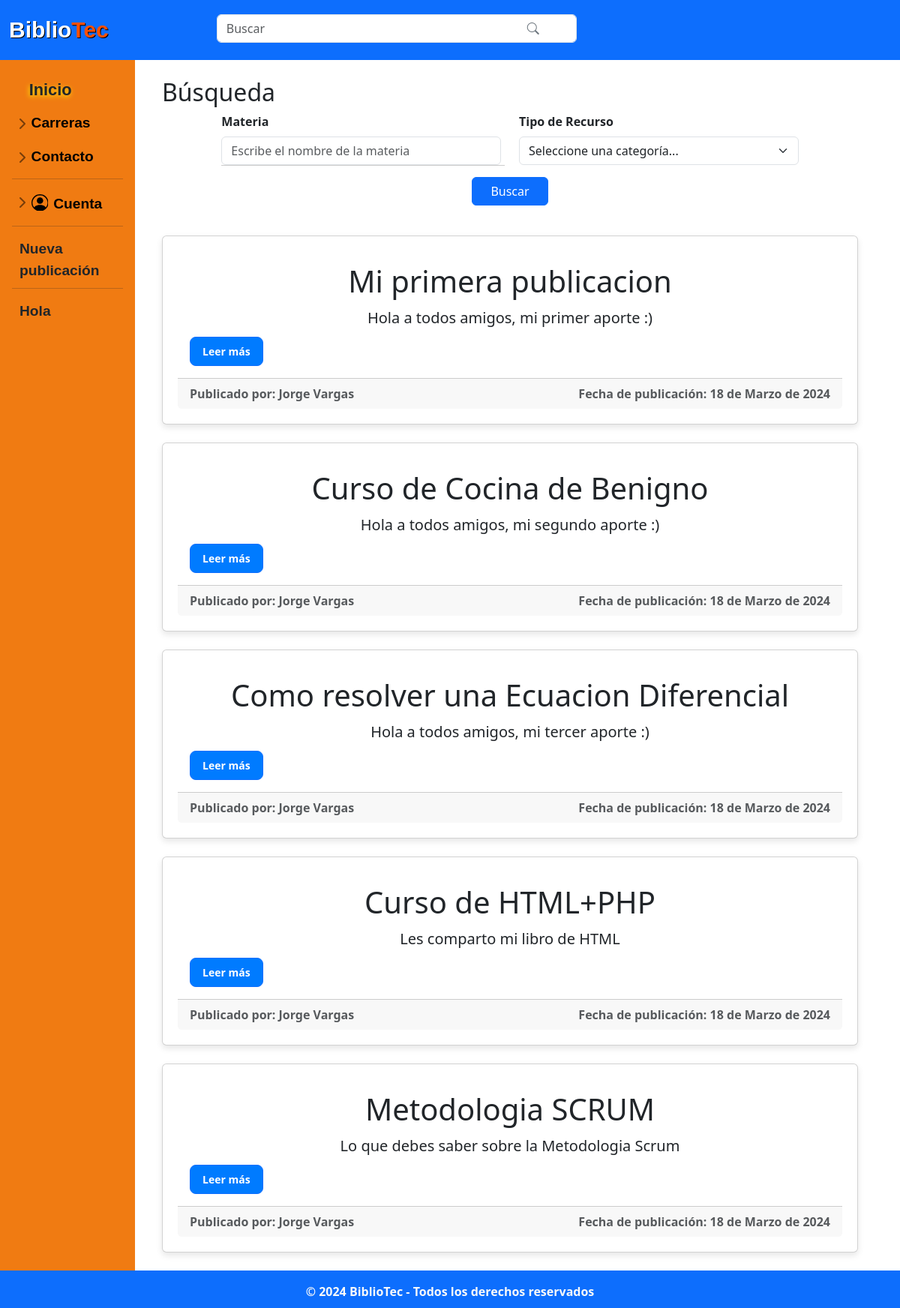
The page /administracion/search.php?carrera=Ing. Sistemas Computacionales on the database its author committed.
### tables this page shows
CREATE TABLE IF NOT EXISTS `publicacion` (
  `idPub` int NOT NULL AUTO_INCREMENT,
  `id_Usuario` int NOT NULL,
  `titulo_Pub` varchar(50) NOT NULL,
  `fecha_Pub` date NOT NULL,
  `descrip_Pub` text NOT NULL,
  `calif_Pub` decimal(10,0) NOT NULL,
  `carrera_Pub` varchar(45) NOT NULL,
  `materia_Pub` varchar(60) NOT NULL,
  `tipo_pub` varchar(45) NOT NULL,
  `archivo_Pub` varchar(100) NOT NULL,
  `estado_Pub` tinyint(1) NOT NULL,
  PRIMARY KEY (`idPub`),
  KEY `fk_Publicacion_Usuario1_idx` (`id_Usuario`)
);

CREATE TABLE IF NOT EXISTS `usuario` (
  `idUsuario` int NOT NULL AUTO_INCREMENT,
  `nom_Us` varchar(50) NOT NULL,
  `apell_Us` varchar(50) NOT NULL,
  `carrera_Us` varchar(70) NOT NULL,
  `semestre_Us` varchar(50) NOT NULL,
  `correo_Us` varchar(100) NOT NULL,
  `contra_Us` varchar(60) NOT NULL,
  PRIMARY KEY (`idUsuario`),
  KEY `carrera_Us` (`carrera_Us`)
);

### php/functions.php (called while the page is built, shortened)
<?php
class functions
{
    public static function convertirFecha($fecha)
    {
        $fecha_timestamp = strtotime($fecha);
        $hoy = strtotime('today');
        $ayer = strtotime('yesterday');
        if ($fecha_timestamp >= $hoy) {
            return 'Hoy';
        }
        elseif ($fecha_timestamp >= $ayer) {
            return 'Ayer';
        }
        else {
            $diferencia = floor((time() - $fecha_timestamp) / (60 * 60 * 24));
            if ($diferencia <= 7) {
                return "Hace $diferencia días";
            } else {
                return self::fechaCompleta($fecha);
            }
        }
    }
    private static function fechaCompleta($fecha)
    {
        $fecha = new DateTime($fecha);
        $fecha = $fecha->format('d-m-Y');
        $dateArr = explode("-", $fecha);
        $dateArr[1] = self::mes($dateArr[1]);
        $fechaN = implode(" de ", $dateArr);
        return $fechaN;
    }
    private static function mes($month)
    {
        switch ($month) {
            case '03':
                return 'Marzo';
                break;
        }
    }
}

### administracion/search.php (the view, shortened to what this page needs)
<?php
include('../php/functions.php');
$link = include('../php/conexion.php');
$carrera = $_GET['carrera'];
if (isset($_GET['carrera'])) {
  $consulta = $query = "SELECT p.*, u.nom_Us, u.apell_Us FROM publicacion p
  JOIN usuario u ON p.id_Usuario = u.idUsuario
  WHERE carrera_Pub = '$carrera'
  ORDER BY p.idPub";
  $result = mysqli_query($link, $consulta);
} else {
  header("Location: ../home.php");
  exit();
}
?>
<!DOCTYPE html>
<html lang="es">
<head>
  <link rel="stylesheet" href="../css/normalizar.css">
  <link rel="stylesheet" href="../css/estilos.css">
  <link rel="stylesheet" href="../css/hover-min.css">
  <link rel="stylesheet" href="../css/animate.css">
  <link rel="stylesheet" href="../css/sidebars.css">
  <link rel="stylesheet" href="https://cdnjs.cloudflare.com/ajax/libs/animate.css/4.1.1/animate.min.css" />
  <link href="https://cdn.jsdelivr.net/npm/bootstrap@5.3.3/dist/css/bootstrap.min.css" rel="stylesheet">
  <link rel="stylesheet" href="https://cdn.jsdelivr.net/npm/bootstrap-icons@1.11.3/font/bootstrap-icons.min.css">
</head>
<body>
  <header class="bg-primary py-2">
    <div class="container d-flex align-items-center">
      <div class="logo">
        <h4 class="mb-0"><b><span class="col-1">Biblio</span><span class="col-2">Tec</span></h4>
        <form class="position-relative search-field " style="margin-top: -0.8%;">
          <input class="form-control me-2" type="search" placeholder="Buscar" aria-label="Search">
          <a href='search.php'><i class="bi bi-search search-icon"></i></a>
        </form>
      </div>
    </div>
  </header>
  <div class="container-fluid">
    <div class="row">
      <div class="flex-shrink-0 p-3" style="width: 15%; background-color: #F07B12;">
        <ul class="list-unstyled" id="menu-lateral">
          <li class="mb-2 mt-2">
            <a class="nav-link align-items-center" href="../home.php" id="letrabar" style="filter: drop-shadow(-1px 2px 3px rgb(255, 231, 9));">Inicio</a>
          </li>
          <li class="mb-1">
            <button class="btn btn-toggle d-inline-flex align-items-center rounded border-0 collapsed" id="letrabardos" data-bs-toggle="collapse" data-bs-target="#dashboard-collapse" aria-expanded="false" style="color: black; font-weight: bold;">
              Carreras
            </button>
          </li>
          <li class="mb-1">
            <button class="btn btn-toggle d-inline-flex align-items-center rounded border-0 collapsed" id="letrabardos" data-bs-toggle="collapse" data-bs-target="#contacto-collapse" aria-expanded="false" style="color: black; font-weight: bold;">
              Contacto
            </button>
          </li>
          <hr class="my-2">
          <li class="mb-1">
            <button class="btn btn-toggle d-inline-flex align-items-center rounded border-0 collapsed" id="letrabardos" data-bs-toggle="collapse" data-bs-target="#cuenta-collapse" aria-expanded="false" style="color: black; font-weight: bold;">
              <svg class="bi pe-none" width="1.3vmax" height="1.3vmax">
                <use xlink:href="#people-circle" />
              </svg>
              <span style="margin-top:0.3vmax; margin-left: 0.4vmax;">Cuenta</span>
            </button>
          </li>
          <hr class="my-2">
          <li class="mb-1 mt-3">
            <a class="nav-link align-items-center" name="fade" href="../publicacion/publicar.php" id="letrabardos" style="margin-left:10px">Nueva publicación</a>
          </li>
          <hr class="my-2">
          <li class="mb-1 mt-3">
            <a class="nav-link align-items-center" href="#" id="letrabardos" style="margin-left:10px"><?php echo "Hola " . $_SESSION['nombre'] . " " . $_SESSION['apellido'] ?></a>
          </li>
        </ul>
      </div>
      <main role="main" class="col-md-9 ml-sm-auto col-lg-10 px-4">
        <br>
        <div class="container">
          <h2>Búsqueda</h2>
          <form id="filterForm">
            <div class="row align-items-center justify-content-center">
              <div class="col-md-5 mb-3">
                <label for="materiaInput" class="form-label">Materia</label>
                <input class="form-control" type="text" id="materiaInput" autocomplete="off" name="materia" placeholder="Escribe el nombre de la materia" title="Si se deja en blanco se mostrarán todas las publicaciones">
                <ul id="suggestions" class="autocomplete"></ul>
              </div>
              <div class="col-md-5 mb-3">
                <label for="typeSelect" class="form-label">Tipo de Recurso</label>
                <select class="form-select" id="typeSelect" name="tipo" title="Si no se elige nada se mostraran todas las categorias">
                  <option value="">Seleccione una categoría...</option>
                </select>
              </div>
              <div class="d-flex justify-content-center mb-3">
                <button type="submit" class="btn btn-primary px-4">Buscar</button>
              </div>
            </div>
          </form>
          <br>
        </div>
        <div id="filteredPublications" class="container">
          <?php while ($fila = mysqli_fetch_array($result)) : ?>
            <div class="publicacion card mb-4">
              <div class="card-body">
                <h3 class="card-title display-6"><b><?php echo $fila['titulo_Pub']; ?></b></h3>
                <p class="card-text lead"><?php echo $fila['descrip_Pub']; ?></p>
                <a name="fade" href="../publicacion/publicacion_detalle.php?id=<?php echo $fila['idPub']; ?>" class="btn btn-primary btn-sm"><b>Leer más</b></a>
              </div>
              <div class="card-footer d-flex text-muted justify-content-between align-items-end">
                <span class="card-text comment-date mb-0">Publicado por: <?php echo $fila['nom_Us'] . " " . $fila['apell_Us']; ?></span>
                <span class="card-text comment-date mb-0">Fecha de publicación: <?php echo functions::convertirFecha($fila['fecha_Pub']); ?></span>
              </div>
            </div>
          <?php endwhile; ?>
        </div>
    </div>
  </div>
  <footer class="py-3 text-light bg-primary">
    <div class="container">
      <p class="mb-1">&copy; 2024 BiblioTec - Todos los derechos reservados</p>
    </div>
  </footer>
</body>
</html>

### css/normalizar.css (style rules this page uses)
html { line-height: 1.15; -webkit-text-size-adjust: 100%; }
body { margin: 0; }
main { display: block; }
hr { box-sizing: content-box; height: 0; overflow: visible; }
a { background-color: transparent; }
b, strong { font-weight: bolder; }
button, input, optgroup, select, textarea { font-family: inherit; font-size: 100%; line-height: 1.15; margin: 0; }
button, input { overflow: visible; }
button, select { text-transform: none; }
button, [type="button"], [type="reset"], [type="submit"] { -webkit-appearance: button; }
[type="search"] { -webkit-appearance: textfield; outline-offset: -2px; }

### css/estilos.css (style rules this page uses)
.logo { width: 55px; text-decoration: none; display: flex; align-items: center; text-decoration: none; }
.logo h4 { font-family: 'Agrandir', sans-serif; font-size: 30px; margin: 0; color: white; text-shadow: 1px 1px 0 black; margin-left: 5px; user-select: none; }
.logo h4 .col-1 { color: white; }
.logo h4 .col-2 { color: #FA5000 }
.search-field { width: 30em; margin-left: 30%; }
.search-icon { position: absolute; right: 50px; top: 50%; transform: translateY(-50%); color: #6c757d; }
.publicacion { margin-bottom: 20px; border-radius: 12px; box-shadow: 0 4px 8px rgba(0, 0, 0, 0.1); background-color: #fff; padding: 20px; }
.publicacion h3 { text-align: center; margin-bottom: 10px; }
.publicacion p { text-align: center; margin-bottom: 10px; }
.publicacion a { display: inline-block; background-color: #007bff; color: #fff; padding: 8px 16px; border-radius: 8px; text-decoration: none; transition: all 0.3s ease; }
footer { position: bottom; bottom: 0; background-color: #007bff; background-attachment: fixed; width: 100%; height: 50px; padding: 35px; box-sizing: border-box; text-align: center; background-size: 30%; background-position: bottom; }
.autocomplete { position: absolute; background-color: white; border: 1px solid #ddd; border-top: none; list-style-type: none; margin-top: 0; padding-left: 0; width: 100%; z-index: 1000; max-height: 200px; overflow-y: auto; }
.form-control { border-bottom: 1px solid transparent; }
#suggestions { width: 31.5%; list-style-type: none; margin: 0; padding: 0; z-index: 999; background-color: #fff; border: 1px solid #ccc; border-top: none; }

### css/sidebars.css (style rules this page uses)
.btn-toggle::before { width: 1.25em; line-height: 0; transition: transform .35s ease; transform-origin: .5em 50%; }
.bi { vertical-align: -.125em; fill: currentColor; }
#letrabar { font-family: 'Agrandir', sans-serif; font-size: 1.25vmax; margin-left: 1.3vmax; font-weight: 800; }
#letrabardos { font-family: 'Agrandir', sans-serif; font-size: 1.1vmax; margin-left: -7%; font-style:inherit; }

### administracion/search.php (style rules this page uses)
.publicacion { animation: fadeIn 0.5s ease-in-out; }

### rows shown on the page
publicacion: titulo_Pub "Mi primera publicacion", descrip_Pub "Hola a todos amigos, mi primer aporte :)", id_Usuario.nom_Us "Jorge", id_Usuario.apell_Us "Vargas", fecha_Pub "18 de Marzo de 2024"
publicacion: titulo_Pub "Curso de Cocina de Benigno", descrip_Pub "Hola a todos amigos, mi segundo aporte :)", id_Usuario.nom_Us "Jorge", id_Usuario.apell_Us "Vargas", fecha_Pub "18 de Marzo de 2024"
publicacion: titulo_Pub "Como resolver una Ecuacion Diferencial", descrip_Pub "Hola a todos amigos, mi tercer aporte :)", id_Usuario.nom_Us "Jorge", id_Usuario.apell_Us "Vargas", fecha_Pub "18 de Marzo de 2024"
publicacion: titulo_Pub "Curso de HTML+PHP", descrip_Pub "Les comparto mi libro de HTML", id_Usuario.nom_Us "Jorge", id_Usuario.apell_Us "Vargas", fecha_Pub "18 de Marzo de 2024"
publicacion: titulo_Pub "Metodologia SCRUM", descrip_Pub "Lo que debes saber sobre la Metodologia Scrum", id_Usuario.nom_Us "Jorge", id_Usuario.apell_Us "Vargas", fecha_Pub "18 de Marzo de 2024"
